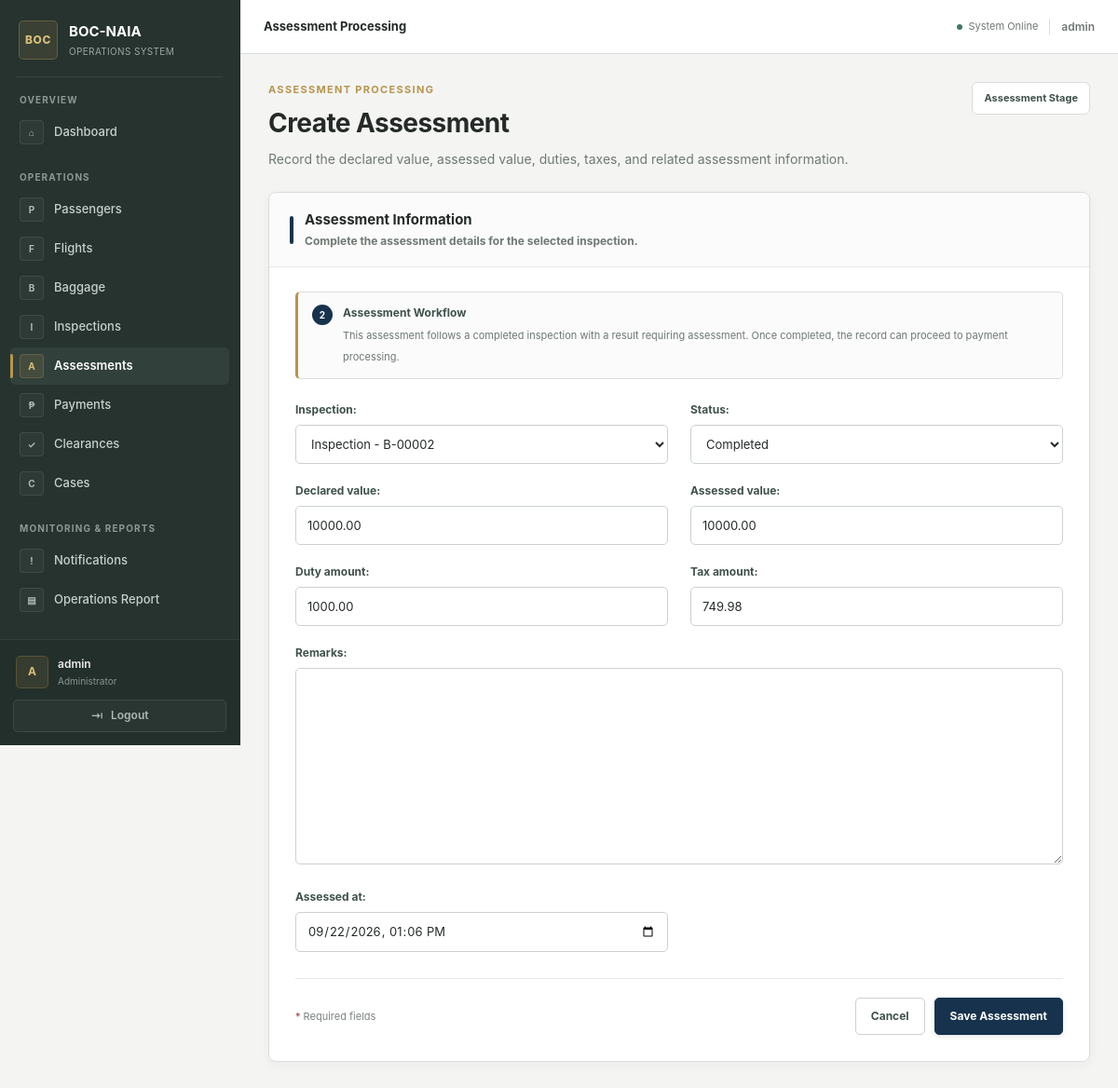
The app's page /passengers/assessments/2/edit/ (signed in) with its own data.
### passengers/models.py (models this page shows, shortened)
class Assessment(models.Model):
    STATUS_CHOICES = [
        ("pending", "Pending"),
        ("completed", "Completed"),
    ]
    inspection = models.OneToOneField(
        Inspection,
        on_delete=models.PROTECT,
        related_name="assessment",
    )
    status = models.CharField(
        max_length=20,
        choices=STATUS_CHOICES,
        default="pending",
    )
    declared_value = models.DecimalField(
        max_digits=12,
        decimal_places=2,
    )
    assessed_value = models.DecimalField(
        max_digits=12,
        decimal_places=2,
    )
    duty_amount = models.DecimalField(
        max_digits=12,
        decimal_places=2,
        default=0,
    )
    tax_amount = models.DecimalField(
        max_digits=12,
        decimal_places=2,
        default=0,
    )
    remarks = models.TextField(
        blank=True,
    )
    assessed_at = models.DateTimeField(
        null=True,
        blank=True,
    )
    created_at = models.DateTimeField(
        auto_now_add=True,
    )

### passengers/views.py (the view)
@login_required
@permission_required(
    "passengers.change_assessment",
    raise_exception=True,
)
def assessment_update(request, assessment_id):
    assessment = get_object_or_404(
        Assessment,
        id=assessment_id,
    )
    if request.method == "POST":
        old_values = {
            "status": assessment.status,
            "declared_value": assessment.declared_value,
            "assessed_value": assessment.assessed_value,
            "duty_amount": assessment.duty_amount,
            "tax_amount": assessment.tax_amount,
            "remarks": assessment.remarks,
            "assessed_at": assessment.assessed_at,
        }
        post_data = request.POST.copy()
        post_data["inspection"] = assessment.inspection_id
        form = AssessmentForm(
            post_data,
            instance=assessment,
        )
        if form.is_valid():
            updated_assessment = form.save()
            changes = []
            if old_values["status"] != updated_assessment.status:
                changes.append(
                    f"Status: "
                    f"{old_values['status']} → "
                    f"{updated_assessment.status}"
                )
            if old_values["declared_value"] != updated_assessment.declared_value:
                changes.append(
                    f"Declared Value: "
                    f"{old_values['declared_value']} → "
                    f"{updated_assessment.declared_value}"
                )
            if old_values["assessed_value"] != updated_assessment.assessed_value:
                changes.append(
                    f"Assessed Value: "
                    f"{old_values['assessed_value']} → "
                    f"{updated_assessment.assessed_value}"
                )
            if old_values["duty_amount"] != updated_assessment.duty_amount:
                changes.append(
                    f"Duty Amount: "
                    f"{old_values['duty_amount']} → "
                    f"{updated_assessment.duty_amount}"
                )
            if old_values["tax_amount"] != updated_assessment.tax_amount:
                changes.append(
                    f"Tax Amount: "
                    f"{old_values['tax_amount']} → "
                    f"{updated_assessment.tax_amount}"
                )
            if old_values["remarks"] != updated_assessment.remarks:
                changes.append(
                    f"Remarks: "
                    f"{old_values['remarks']} → "
                    f"{updated_assessment.remarks}"
                )
            if old_values["assessed_at"] != updated_assessment.assessed_at:
                changes.append(
                    f"Assessed At: "
                    f"{old_values['assessed_at']} → "
                    f"{updated_assessment.assessed_at}"
                )
            if changes:
                previous_data, new_data = build_audit_snapshot(
                    old_values,
                    updated_assessment,
                    [
                        "status",
                        "declared_value",
                        "assessed_value",
                        "duty_amount",
                        "tax_amount",
                        "remarks",
                        "assessed_at",
                    ],
                )
                action = (
                    "status_change"
                    if old_values["status"] != updated_assessment.status
                    else "update"
                )
                AuditLog.objects.create(
                    user=request.user,
                    action=action,
                    model_name="Assessment",
                    object_id=updated_assessment.id,
                    description=(
                        f"Updated assessment for baggage "
                        f"{updated_assessment.inspection.baggage.baggage_tag}: "
                        + "; ".join(changes)
                    ),
                    previous_data=previous_data,
                    new_data=new_data,
                )
            return redirect("assessment_list")
    else:
        form = AssessmentForm(
            instance=assessment,
        )
    return render(
        request,
        "passengers/assessment_form.html",
        {
            "form": form,
            "assessment": assessment,
        },
    )

### passengers/templates/passengers/assessment_form.html (shortened to what this page needs)
{% extends "base.html" %}
{% block nav_assessments %}active{% endblock %}
{% block page_heading %}Assessment Processing{% endblock %}
{% block content %}
<div class="assessment-form-page">
    <div class="form-header">
        <div>
            <p class="eyebrow">Assessment Processing</p>
            <h1 class="page-title">
                Create Assessment
            </h1>
            <p class="page-subtitle">
                Record the declared value, assessed value, duties, taxes, and related assessment information.
            </p>
        </div>
        <div class="process-badge">
            Assessment Stage
        </div>
    </div>
    <div class="form-card">
        <div class="card-header">
            <div class="section-marker"></div>
            <div>
                <h2>Assessment Information</h2>
                <p>Complete the assessment details for the selected inspection.</p>
            </div>
        </div>
        <div class="form-body">
            <div class="workflow-note">
                <div class="workflow-note-mark">2</div>
                <div>
                    <strong>Assessment Workflow</strong>
                    <span>
                        This assessment follows a completed inspection with a result requiring assessment.
                        Once completed, the record can proceed to payment processing.
                    </span>
                </div>
            </div>
            <form method="post">
                <div class="django-form">
                    {{ form.as_p }}
                </div>
                <div class="form-actions">
                    <span class="required-note">
                        <span>*</span> Required fields
                    </span>
                    <div class="action-group">
                        <a href="{% url 'assessment_list' %}"
                           class="button button-secondary">
                            Cancel
                        </a>
                        <button type="submit"
                                class="button button-primary">
                            Save Assessment
                        </button>
                    </div>
                </div>
            </form>
        </div>
    </div>
</div>
{% endblock %}

### templates/base.html (shortened to what this page needs)
{% load static %}
<!DOCTYPE html>
<html lang="en">
<head>
    <link rel="stylesheet" href="{% static 'css/app.css' %}?v=20261002">
</head>
<body>
<div class="app-shell">
    <aside class="sidebar" id="sidebar">
        <div class="sidebar-brand">
            <div class="brand-mark">
                BOC
            </div>
            <div class="brand-text">
                <strong>BOC-NAIA</strong>
                <span>Operations System</span>
            </div>
        </div>
        <div class="sidebar-divider"></div>
        <nav class="sidebar-navigation">
            <div class="nav-section">
                <span class="nav-section-title">
                    Overview
                </span>
                <a
                    href="{% url 'dashboard' %}"
                    class="nav-link {% block nav_dashboard %}{% endblock %}"
                >
                    <span class="nav-icon">⌂</span>
                    <span class="nav-label">Dashboard</span>
                </a>
            </div>
            <div class="nav-section">
                <span class="nav-section-title">
                    Operations
                </span>
                {% if perms.passengers.view_passenger %}
                <a
                    href="{% url 'passenger_list' %}"
                    class="nav-link {% block nav_passengers %}{% endblock %}"
                >
                    <span class="nav-icon">P</span>
                    <span class="nav-label">Passengers</span>
                </a>
                {% endif %}
                {% if perms.passengers.view_flight %}
                <a
                    href="{% url 'flight_list' %}"
                    class="nav-link {% block nav_flights %}{% endblock %}"
                >
                    <span class="nav-icon">F</span>
                    <span class="nav-label">Flights</span>
                </a>
                {% endif %}
                {% if perms.passengers.view_baggage %}
                <a
                    href="{% url 'baggage_list' %}"
                    class="nav-link {% block nav_baggage %}{% endblock %}"
                >
                    <span class="nav-icon">B</span>
                    <span class="nav-label">Baggage</span>
                </a>
                {% endif %}
                {% if perms.passengers.view_inspection %}
                <a
                    href="{% url 'inspection_list' %}"
                    class="nav-link {% block nav_inspections %}{% endblock %}"
                >
                    <span class="nav-icon">I</span>
                    <span class="nav-label">Inspections</span>
                </a>
                {% endif %}
                {% if perms.passengers.view_assessment %}
                <a
                    href="{% url 'assessment_list' %}"
                    class="nav-link {% block nav_assessments %}{% endblock %}"
                >
                    <span class="nav-icon">A</span>
                    <span class="nav-label">Assessments</span>
                </a>
                {% endif %}
                {% if perms.passengers.view_payment %}
                <a
                    href="{% url 'payment_list' %}"
                    class="nav-link {% block nav_payments %}{% endblock %}"
                >
                    <span class="nav-icon">₱</span>
                    <span class="nav-label">Payments</span>
                </a>
                {% endif %}
                {% if perms.passengers.view_clearance %}
                <a
                    href="{% url 'clearance_list' %}"
                    class="nav-link {% block nav_clearances %}{% endblock %}"
                >
                    <span class="nav-icon">✓</span>
                    <span class="nav-label">Clearances</span>
                </a>
                {% endif %}
                {% if perms.passengers.view_case %}
                <a
                    href="{% url 'case_list' %}"
                    class="nav-link {% block nav_cases %}{% endblock %}"
                >
                    <span class="nav-icon">C</span>
                    <span class="nav-label">Cases</span>
                </a>
                {% endif %}
            </div>
            <div class="nav-section">
                <span class="nav-section-title">Monitoring & Reports</span>
                <a
                    href="{% url 'notifications' %}"
                    class="nav-link {% block nav_notifications %}{% endblock %}"
                >
                    <span class="nav-icon">!</span>
                    <span>Notifications</span>
                </a>
                <a
                    href="{% url 'operations_report' %}"
                    class="nav-link {% block nav_operations_report %}{% endblock %}"
                >
                    <span class="nav-icon">▤</span>
                    <span>Operations Report</span>
                </a>
            </div>
        </nav>
        <div class="sidebar-footer">
            <div class="user-profile">
                <div class="user-avatar">
                    {{ request.user.username|first|upper }}
                </div>
                <div class="user-information">
                    <strong>
                        {% if request.user.get_full_name %}
                            {{ request.user.get_full_name }}
                        {% else %}
                            {{ request.user.username }}
                        {% endif %}
                    </strong>
                    <span>
                        {% if request.user.is_superuser %}
                            Administrator
                        {% endif %}
                    </span>
                </div>
            </div>
            <form
                method="post"
                action="{% url 'logout' %}"
                class="logout-form"
            >
                <button
                    type="submit"
                    class="logout-button"
                >
                    <span class="logout-icon">⇥</span>
                    <span>Logout</span>
                </button>
            </form>
        </div>
    </aside>
    <div class="main-wrapper">
        <header class="topbar">
            <div class="topbar-title">
                {% block page_heading %}{% endblock %}
            </div>
            <div class="topbar-right">
                <div class="topbar-status">
                    <span class="status-dot"></span>
                    <span>System Online</span>
                </div>
                <span class="topbar-user">
                    {{ request.user.username }}
                </span>
            </div>
        </header>
        <main class="main-content">
            {% block content %}{% endblock %}
        </main>
    </div>
</div>
</body>
</html>

### records on screen
Assessment: inspection "Inspection - B-00002", status "Completed", declared_value "10000.00", assessed_value "10000.00", duty_amount "1000.00", tax_amount "749.98", assessed_at "09/22/2026 13:06"

### other values on screen
{{ request.user.username|first|upper }} "A"
{{ request.user.username }} "admin"
